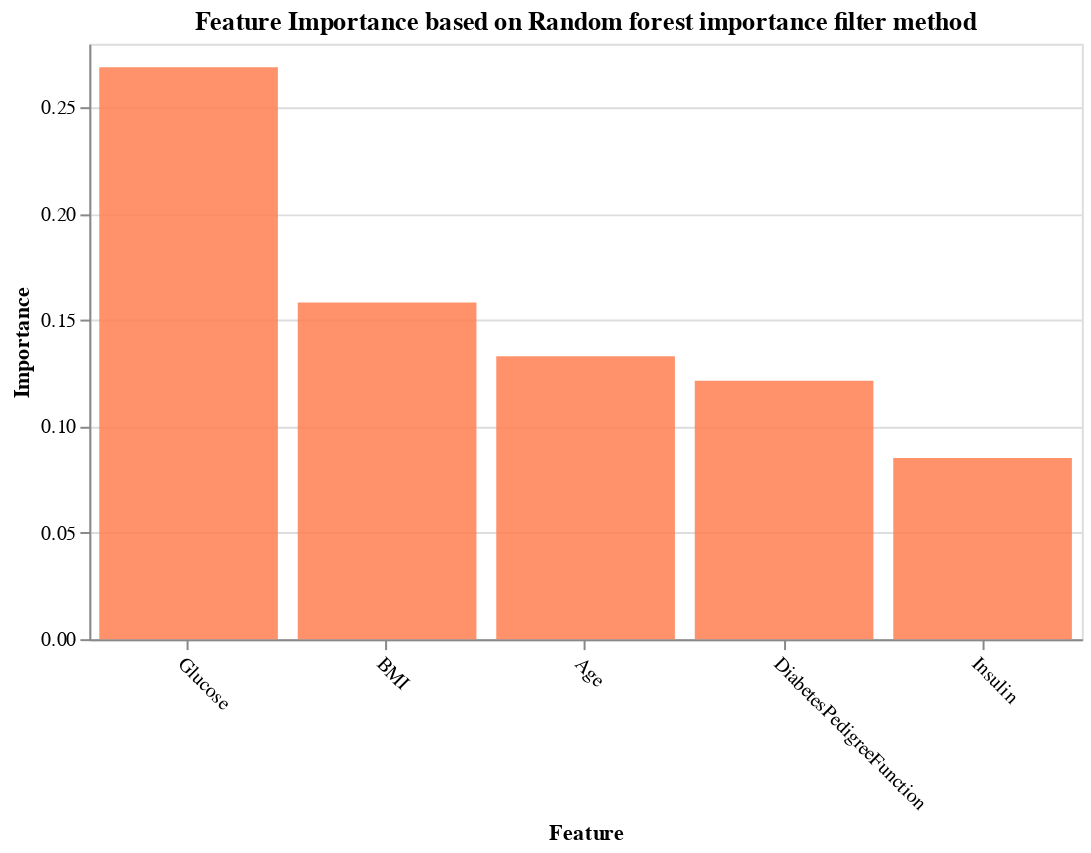

Notebook source saved alongside this figure:
### Markdown cell above
The most important feature based on the method is glucose with a importance value of 0.268 followed by BMI, Age, DiabetesPedigreeFunction and Insulin.

### Code cell
plot_imp(best_features_rfi, feature_importances_rfi, 'Random Forest', 'coral')

### Figure 1 — Vega-Lite specification as saved in the notebook (floating-point values rounded to 4 significant figures)
{"config": {"view": {"continuousWidth": 400, "continuousHeight": 300}}, "data": {"name": "data-d34590809d97485f070d4f05a2c665dd"}, "mark": {"type": "bar", "color": "coral", "opacity": 0.85}, "encoding": {"x": {"type": "nominal", "axis": {"labelAngle": 45}, "field": "features", "sort": null, "title": "Feature"}, "y": {"type": "quantitative", "field": "importances", "title": "Importance"}}, "title": "Feature Importance based on Random forest importance filter method", "width": 500, "$schema": "https://vega.github.io/schema/vega-lite/v4.8.1.json", "datasets": {"data-d34590809d97485f070d4f05a2c665dd": [{"features": "Glucose", "importances": 0.2689}, {"features": "BMI", "importances": 0.1583}, {"features": "Age", "importances": 0.133}, {"features": "DiabetesPedigreeFunction", "importances": 0.1215}, {"features": "Insulin", "importances": 0.08522}]}}
